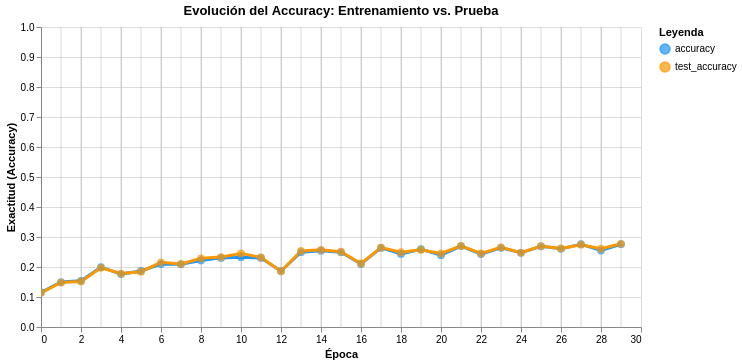
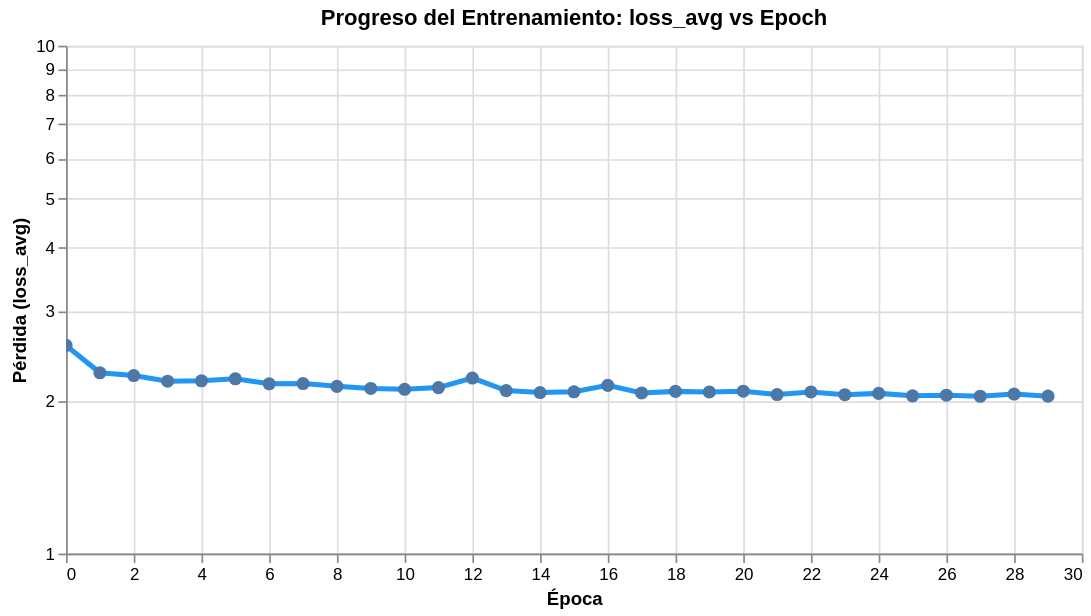

Notebook code cell kept with these figures, in order:
### Code cell
plot_accuracy(historyComplete).show()
plot_loss(historyComplete).show()

### Figure 1 — Vega-Lite specification as saved in the notebook (floating-point values rounded to 4 significant figures)
{"config": {"view": {"continuousWidth": 300, "continuousHeight": 300}}, "layer": [{"mark": {"type": "line", "strokeWidth": 3}, "encoding": {"color": {"field": "Dataset", "scale": {"domain": ["accuracy", "test_accuracy"], "range": ["#2196F3", "#FF9800"]}, "title": "Leyenda", "type": "nominal"}, "x": {"axis": {"tickMinStep": 1}, "field": "epoch", "title": "Época", "type": "quantitative"}, "y": {"field": "Acc", "scale": {"domain": [0, 1]}, "title": "Exactitud (Accuracy)", "type": "quantitative"}}, "name": "view_cdf7fd61400d0b34_0"}, {"mark": {"type": "point", "filled": true, "size": 60}, "encoding": {"color": {"field": "Dataset", "scale": {"domain": ["accuracy", "test_accuracy"], "range": ["#2196F3", "#FF9800"]}, "title": "Leyenda", "type": "nominal"}, "x": {"axis": {"tickMinStep": 1}, "field": "epoch", "title": "Época", "type": "quantitative"}, "y": {"field": "Acc", "scale": {"domain": [0, 1]}, "title": "Exactitud (Accuracy)", "type": "quantitative"}}}, {"data": {"name": "data-3ba53eef0aa760de936ae43fff9f2b47"}, "mark": {"type": "rule", "color": "gray"}, "encoding": {"opacity": {"condition": {"param": "param_0d383988c6781c04", "value": 0.3}, "value": 0}, "tooltip": [{"field": "epoch", "title": "Época", "type": "quantitative"}, {"field": "accuracy", "format": ".2%", "title": "Train Acc", "type": "quantitative"}, {"field": "test_accuracy", "format": ".2%", "title": "Test Acc", "type": "quantitative"}], "x": {"field": "epoch", "type": "quantitative"}}, "name": "view_074cecb6b2832da5_2"}], "data": {"name": "data-3bb5cc91bcdab1a1aec143eacf09cf43"}, "height": 300, "params": [{"name": "param_0d383988c6781c04", "select": {"type": "point", "fields": ["epoch"], "nearest": true, "on": "mouseover"}, "views": ["view_074cecb6b2832da5_2"]}, {"name": "param_1e9efca18e7a2868", "select": {"type": "interval", "encodings": ["x", "y"]}, "bind": "scales", "views": ["view_cdf7fd61400d0b34_0"]}], "title": "Evolución del Accuracy: Entrenamiento vs. Prueba", "width": 600, "$schema": "https://vega.github.io/schema/vega-lite/v6.1.0.json", "datasets": {"data-3bb5cc91bcdab1a1aec143eacf09cf43": [{"epoch": 0, "Dataset": "accuracy", "Acc": 0.1154}, {"epoch": 1, "Dataset": "accuracy", "Acc": 0.1497}, {"epoch": 2, "Dataset": "accuracy", "Acc": 0.154}, {"epoch": 3, "Dataset": "accuracy", "Acc": 0.1994}, {"epoch": 4, "Dataset": "accuracy", "Acc": 0.1764}, {"epoch": 5, "Dataset": "accuracy", "Acc": 0.1868}, {"epoch": 6, "Dataset": "accuracy", "Acc": 0.2096}, {"epoch": 7, "Dataset": "accuracy", "Acc": 0.2091}, {"epoch": 8, "Dataset": "accuracy", "Acc": 0.2218}, {"epoch": 9, "Dataset": "accuracy", "Acc": 0.2304}, {"epoch": 10, "Dataset": "accuracy", "Acc": 0.2328}, {"epoch": 11, "Dataset": "accuracy", "Acc": 0.2302}, {"epoch": 12, "Dataset": "accuracy", "Acc": 0.1867}, {"epoch": 13, "Dataset": "accuracy", "Acc": 0.2493}, {"epoch": 14, "Dataset": "accuracy", "Acc": 0.2543}, {"epoch": 15, "Dataset": "accuracy", "Acc": 0.2495}, {"epoch": 16, "Dataset": "accuracy", "Acc": 0.21}, {"epoch": 17, "Dataset": "accuracy", "Acc": 0.2636}, {"epoch": 18, "Dataset": "accuracy", "Acc": 0.2436}, {"epoch": 19, "Dataset": "accuracy", "Acc": 0.2593}, {"epoch": 20, "Dataset": "accuracy", "Acc": 0.2393}, {"epoch": 21, "Dataset": "accuracy", "Acc": 0.2698}, {"epoch": 22, "Dataset": "accuracy", "Acc": 0.243}, {"epoch": 23, "Dataset": "accuracy", "Acc": 0.2638}, {"epoch": 24, "Dataset": "accuracy", "Acc": 0.2473}, {"epoch": 25, "Dataset": "accuracy", "Acc": 0.2689}, {"epoch": 26, "Dataset": "accuracy", "Acc": 0.2608}, {"epoch": 27, "Dataset": "accuracy", "Acc": 0.276}, {"epoch": 28, "Dataset": "accuracy", "Acc": 0.2549}, {"epoch": 29, "Dataset": "accuracy", "Acc": 0.2758}, {"epoch": 0, "Dataset": "test_accuracy", "Acc": 0.1138}, {"epoch": 1, "Dataset": "test_accuracy", "Acc": 0.1483}, {"epoch": 2, "Dataset": "test_accuracy", "Acc": 0.1519}, {"epoch": 3, "Dataset": "test_accuracy", "Acc": 0.1972}, {"epoch": 4, "Dataset": "test_accuracy", "Acc": 0.1782}, {"epoch": 5, "Dataset": "test_accuracy", "Acc": 0.1845}, {"epoch": 6, "Dataset": "test_accuracy", "Acc": 0.2155}, {"epoch": 7, "Dataset": "test_accuracy", "Acc": 0.2102}, {"epoch": 8, "Dataset": "test_accuracy", "Acc": 0.229}, {"epoch": 9, "Dataset": "test_accuracy", "Acc": 0.2331}, {"epoch": 10, "Dataset": "test_accuracy", "Acc": 0.2453}, {"epoch": 11, "Dataset": "test_accuracy", "Acc": 0.2321}, {"epoch": 12, "Dataset": "test_accuracy", "Acc": 0.1857}, {"epoch": 13, "Dataset": "test_accuracy", "Acc": 0.2533}, {"epoch": 14, "Dataset": "test_accuracy", "Acc": 0.2574}, {"epoch": 15, "Dataset": "test_accuracy", "Acc": 0.251}, {"epoch": 16, "Dataset": "test_accuracy", "Acc": 0.2117}, {"epoch": 17, "Dataset": "test_accuracy", "Acc": 0.2649}, {"epoch": 18, "Dataset": "test_accuracy", "Acc": 0.2493}, {"epoch": 19, "Dataset": "test_accuracy", "Acc": 0.2571}, {"epoch": 20, "Dataset": "test_accuracy", "Acc": 0.2453}, {"epoch": 21, "Dataset": "test_accuracy", "Acc": 0.2703}, {"epoch": 22, "Dataset": "test_accuracy", "Acc": 0.2455}, {"epoch": 23, "Dataset": "test_accuracy", "Acc": 0.2656}, {"epoch": 24, "Dataset": "test_accuracy", "Acc": 0.2475}, {"epoch": 25, "Dataset": "test_accuracy", "Acc": 0.2699}, {"epoch": 26, "Dataset": "test_accuracy", "Acc": 0.2618}, {"epoch": 27, "Dataset": "test_accuracy", "Acc": 0.2744}, {"epoch": 28, "Dataset": "test_accuracy", "Acc": 0.261}, {"epoch": 29, "Dataset": "test_accuracy", "Acc": 0.2774}], "data-3ba53eef0aa760de936ae43fff9f2b47": [{"epoch": 0, "accuracy": 0.1154, "test_accuracy": 0.1138}, {"epoch": 1, "accuracy": 0.1497, "test_accuracy": 0.1483}, {"epoch": 2, "accuracy": 0.154, "test_accuracy": 0.1519}, {"epoch": 3, "accuracy": 0.1994, "test_accuracy": 0.1972}, {"epoch": 4, "accuracy": 0.1764, "test_accuracy": 0.1782}, {"epoch": 5, "accuracy": 0.1868, "test_accuracy": 0.1845}, {"epoch": 6, "accuracy": 0.2096, "test_accuracy": 0.2155}, {"epoch": 7, "accuracy": 0.2091, "test_accuracy": 0.2102}, {"epoch": 8, "accuracy": 0.2218, "test_accuracy": 0.229}, {"epoch": 9, "accuracy": 0.2304, "test_accuracy": 0.2331}, {"epoch": 10, "accuracy": 0.2328, "test_accuracy": 0.2453}, {"epoch": 11, "accuracy": 0.2302, "test_accuracy": 0.2321}, {"epoch": 12, "accuracy": 0.1867, "test_accuracy": 0.1857}, {"epoch": 13, "accuracy": 0.2493, "test_accuracy": 0.2533}, {"epoch": 14, "accuracy": 0.2543, "test_accuracy": 0.2574}, {"epoch": 15, "accuracy": 0.2495, "test_accuracy": 0.251}, {"epoch": 16, "accuracy": 0.21, "test_accuracy": 0.2117}, {"epoch": 17, "accuracy": 0.2636, "test_accuracy": 0.2649}, {"epoch": 18, "accuracy": 0.2436, "test_accuracy": 0.2493}, {"epoch": 19, "accuracy": 0.2593, "test_accuracy": 0.2571}, {"epoch": 20, "accuracy": 0.2393, "test_accuracy": 0.2453}, {"epoch": 21, "accuracy": 0.2698, "test_accuracy": 0.2703}, {"epoch": 22, "accuracy": 0.243, "test_accuracy": 0.2455}, {"epoch": 23, "accuracy": 0.2638, "test_accuracy": 0.2656}, {"epoch": 24, "accuracy": 0.2473, "test_accuracy": 0.2475}, {"epoch": 25, "accuracy": 0.2689, "test_accuracy": 0.2699}, {"epoch": 26, "accuracy": 0.2608, "test_accuracy": 0.2618}, {"epoch": 27, "accuracy": 0.276, "test_accuracy": 0.2744}, {"epoch": 28, "accuracy": 0.2549, "test_accuracy": 0.261}, {"epoch": 29, "accuracy": 0.2758, "test_accuracy": 0.2774}]}}

### Figure 2 — Vega-Lite specification as saved in the notebook (floating-point values rounded to 4 significant figures)
{"config": {"view": {"continuousWidth": 300, "continuousHeight": 300}}, "layer": [{"mark": {"type": "line", "color": "#2196F3", "strokeWidth": 3}, "encoding": {"tooltip": [{"field": "epoch", "type": "quantitative"}, {"field": "loss_avg", "type": "quantitative"}], "x": {"axis": {"tickMinStep": 1}, "field": "epoch", "title": "Época", "type": "quantitative"}, "y": {"field": "loss_avg", "scale": {"type": "log"}, "title": "Pérdida (loss_avg)", "type": "quantitative"}}, "name": "view_4b6934c64ee0a1fb_0"}, {"mark": {"type": "point", "filled": true, "size": 60}, "encoding": {"opacity": {"value": 1}, "tooltip": [{"field": "epoch", "type": "quantitative"}, {"field": "loss_avg", "type": "quantitative"}], "x": {"axis": {"tickMinStep": 1}, "field": "epoch", "title": "Época", "type": "quantitative"}, "y": {"field": "loss_avg", "scale": {"type": "log"}, "title": "Pérdida (loss_avg)", "type": "quantitative"}}}], "data": {"name": "data-3b71464771ba62497ec479daf3b0bbf1"}, "height": 300, "params": [{"name": "param_1e9efca18e7a2868", "select": {"type": "interval", "encodings": ["x", "y"]}, "bind": "scales", "views": ["view_4b6934c64ee0a1fb_0"]}], "title": "Progreso del Entrenamiento: loss_avg vs Epoch", "width": 600, "$schema": "https://vega.github.io/schema/vega-lite/v6.1.0.json", "datasets": {"data-3b71464771ba62497ec479daf3b0bbf1": [{"epoch": 0, "loss_avg": 2.57}, {"epoch": 1, "loss_avg": 2.27}, {"epoch": 2, "loss_avg": 2.242}, {"epoch": 3, "loss_avg": 2.185}, {"epoch": 4, "loss_avg": 2.189}, {"epoch": 5, "loss_avg": 2.209}, {"epoch": 6, "loss_avg": 2.159}, {"epoch": 7, "loss_avg": 2.162}, {"epoch": 8, "loss_avg": 2.135}, {"epoch": 9, "loss_avg": 2.114}, {"epoch": 10, "loss_avg": 2.106}, {"epoch": 11, "loss_avg": 2.123}, {"epoch": 12, "loss_avg": 2.217}, {"epoch": 13, "loss_avg": 2.094}, {"epoch": 14, "loss_avg": 2.075}, {"epoch": 15, "loss_avg": 2.082}, {"epoch": 16, "loss_avg": 2.144}, {"epoch": 17, "loss_avg": 2.072}, {"epoch": 18, "loss_avg": 2.086}, {"epoch": 19, "loss_avg": 2.081}, {"epoch": 20, "loss_avg": 2.088}, {"epoch": 21, "loss_avg": 2.057}, {"epoch": 22, "loss_avg": 2.081}, {"epoch": 23, "loss_avg": 2.055}, {"epoch": 24, "loss_avg": 2.067}, {"epoch": 25, "loss_avg": 2.045}, {"epoch": 26, "loss_avg": 2.05}, {"epoch": 27, "loss_avg": 2.041}, {"epoch": 28, "loss_avg": 2.061}, {"epoch": 29, "loss_avg": 2.042}]}}
